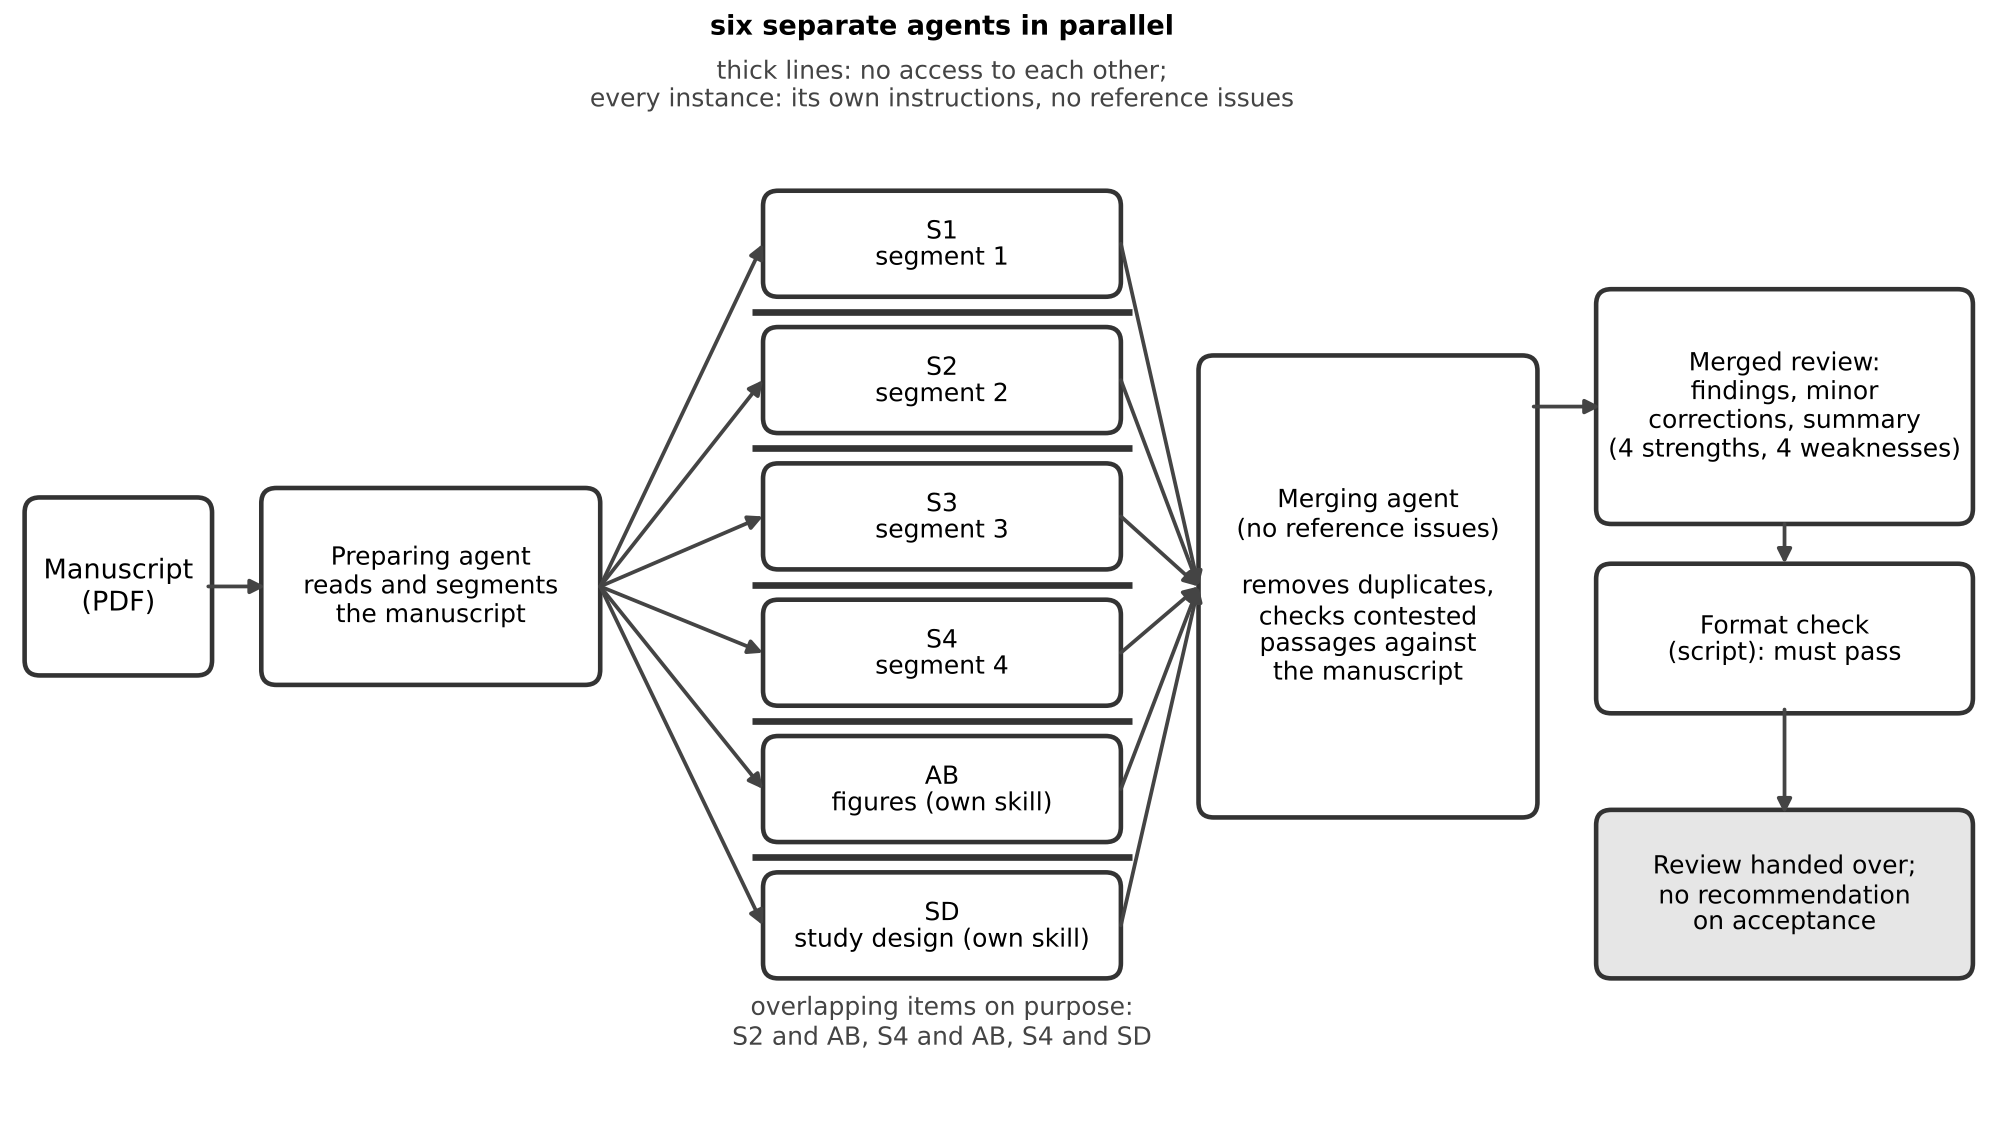

This figure's Python source:
# Abbildung Ablauf science-review-gutachten (SB-44, Wahl C-146): Skizze A mit den Trennwänden aus Skizze B, Hausstil wie Fig. 1; Fassung 3 nach Prüfdurchgang 2 (SB-53, C-148)
# Grundlage: Methodendokument science-review-gutachten 1.3.0 (DAT-58), Kapitel 4; Manuskript Sect. 3.1 und 3.3, Table 2
import matplotlib
matplotlib.use("Agg")
import matplotlib.pyplot as plt
from matplotlib.patches import FancyBboxPatch
plt.rcParams.update({"font.family":"DejaVu Sans","pdf.fonttype":42,"svg.fonttype":"none"})
K="#333333"; L,M,S=7.5,6.5,6.0
def box(ax,x,y,w,h,t,fs=M,bold=False,lw=1.1,fc="white"):
    ax.add_patch(FancyBboxPatch((x,y),w,h,boxstyle="round,pad=0.02,rounding_size=0.08",ec=K,fc=fc,lw=lw))
    ax.text(x+w/2,y+h/2,t,ha="center",va="center",fontsize=fs,weight="bold" if bold else "normal",linespacing=1.15)
def arr(ax,x1,y1,x2,y2,head=True,lw=0.9):
    ax.annotate("",xy=(x2,y2),xytext=(x1,y1),arrowprops=dict(arrowstyle="-|>" if head else "-",color="#444",lw=lw,shrinkA=0,shrinkB=0,mutation_scale=7))
def note(x,y,t,ha="center",va="center"): ax.text(x,y,t,fontsize=S,ha=ha,va=va,color="#444",linespacing=1.15)
W,H=10.6,5.6
f,ax=plt.subplots(figsize=(6.69,6.69*(H+0.45)/W)); f.subplots_adjust(0,0,1,1); ax.set_xlim(0,W); ax.set_ylim(-0.15,H+0.3); ax.axis("off")
ym=2.8
box(ax,0.15,ym-0.45,0.95,0.9,"Manuscript\n(PDF)")
box(ax,1.4,ym-0.5,1.75,1.0,"Preparing agent\nreads and segments\nthe manuscript",fs=S)
arr(ax,1.1,ym,1.4,ym)
# six instances with walls
INST=[("S1","segment 1"),("S2","segment 2"),("S3","segment 3"),("S4","segment 4"),("AB","figures (own skill)"),("SD","study design (own skill)")]
x0,w,h,gap=4.05,1.85,0.52,0.2
ys=[4.35-i*(h+gap) for i in range(6)]
for (k,t),y in zip(INST,ys):
    box(ax,x0,y,w,h,f"{k}\n{t}",fs=S)
    arr(ax,3.17,ym,x0-0.02,y+h/2)
    arr(ax,x0+w+0.02,y+h/2,6.33,ym)
for y in ys[:-1]:
    ax.plot([x0-0.08,x0+w+0.08],[y-gap/2,y-gap/2],color=K,lw=1.6,solid_capstyle="butt")
ax.text(x0+w/2,5.68,"six separate agents in parallel",ha="center",va="bottom",fontsize=M,weight="bold")
note(x0+w/2,5.6,"thick lines: no access to each other;\nevery instance: its own instructions, no reference issues",va="top")
# shared checks as text: brackets would cross the arrows
note(x0+w/2,ys[5]-0.1,"overlapping items on purpose:\nS2 and AB, S4 and AB, S4 and SD",va="top")
# merger and output
box(ax,6.35,ym-1.2,1.75,2.4,"Merging agent\n(no reference issues)\n\nremoves duplicates,\nchecks contested\npassages against\nthe manuscript",fs=S)
box(ax,8.45,3.15,1.95,1.2,"Merged review:\nfindings, minor\ncorrections, summary\n(4 strengths, 4 weaknesses)",fs=S)
box(ax,8.45,2.15,1.95,0.75,"Format check\n(script): must pass",fs=S)
box(ax,8.45,0.75,1.95,0.85,"Review handed over;\nno recommendation\non acceptance",fs=S,fc="#E6E6E6")
arr(ax,8.1,3.75,8.45,3.75); arr(ax,9.425,3.13,9.425,2.92); arr(ax,9.425,2.15,9.425,1.6)
for ext,kw in (("png",{"dpi":300}),("pdf",{}),("svg",{})): f.savefig(f"fig_ablauf_skill.{ext}",**kw)
print("ok")
